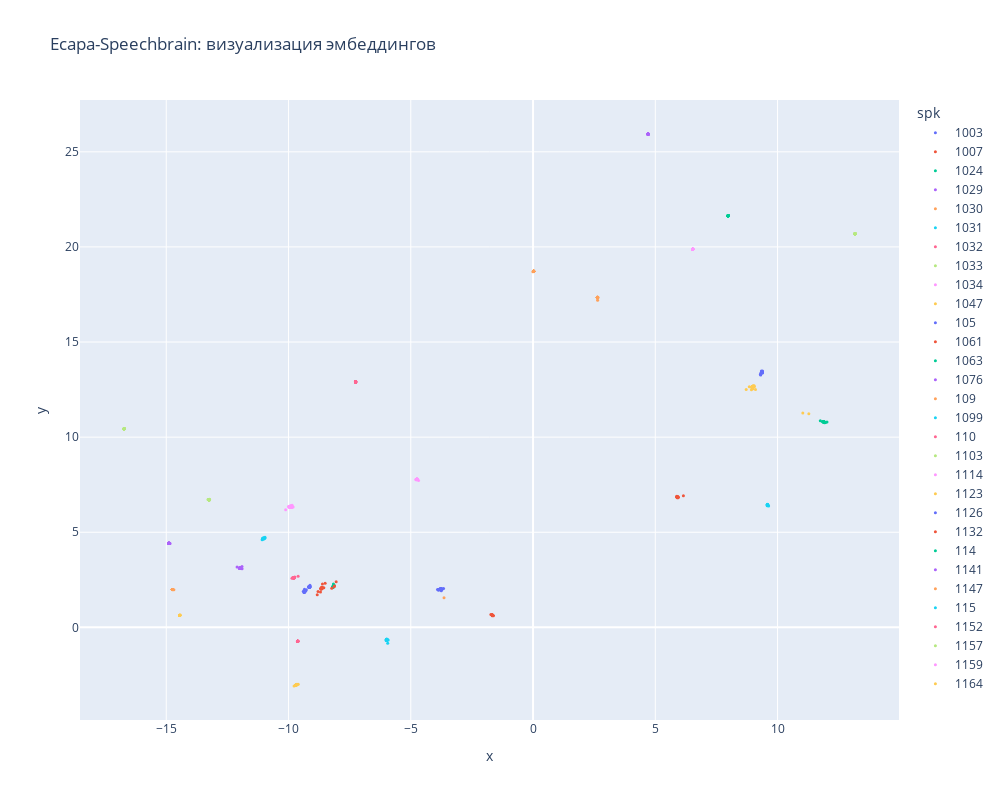

Write notebook code for a chart like this one.
### Markdown cell above
## 5. EcapaTDNN-SpeechBrain

### Code cell
ecapa_emb_path = "embeddings/voxtube-ecapa-embeddings.json"

ecapa_result: Analysis = analyze(ecapa_emb_path, model_name="Ecapa-Speechbrain")

### Figure 1 — Plotly figure (JSON) as saved in the notebook; plotly's stock layout.template omitted (floating-point values rounded to 4 significant figures)
{"data": [{"customdata": [["1003"], ["1003"], ["1003"], ["1003"], ["1003"], ["1003"], ["1003"], ["1003"], ["1003"], ["1003"], ["1003"], ["1003"], ["1003"], ["1003"], ["1003"], ["1003"], ["1003"], ["1003"], ["1003"], ["1003"], ["1003"], ["1003"], ["1003"], ["1003"], ["1003"]], "hovertemplate": "spk=%{customdata[0]}<extra></extra>", "legendgroup": "1003", "marker": {"color": "#636efa", "size": 3, "symbol": "circle"}, "mode": "markers", "name": "1003", "orientation": "v", "showlegend": true, "type": "scatter", "x": [9.363, 9.354, 9.367, 9.384, 9.354, 9.365, 9.366, 9.362, 9.373, 9.361, 9.374, 9.376, 9.379, 9.357, 9.37, 9.338, 9.354, 9.347, 9.351, 9.311, 9.327, 9.296, 9.351, 9.359, 9.314], "xaxis": "x", "y": [13.41, 13.39, 13.42, 13.48, 13.39, 13.42, 13.43, 13.41, 13.44, 13.42, 13.42, 13.37, 13.39, 13.4, 13.45, 13.47, 13.41, 13.4, 13.38, 13.27, 13.38, 13.3, 13.42, 13.41, 13.35], "yaxis": "y"}, {"customdata": [["1007"], ["1007"], ["1007"], ["1007"], ["1007"], ["1007"], ["1007"], ["1007"], ["1007"], ["1007"], ["1007"], ["1007"], ["1007"], ["1007"], ["1007"], ["1007"], ["1007"], ["1007"], ["1007"], ["1007"], ["1007"], ["1007"], ["1007"], ["1007"], ["1007"]], "hovertemplate": "spk=%{customdata[0]}<extra></extra>", "legendgroup": "1007", "marker": {"color": "#EF553B", "size": 3, "symbol": "circle"}, "mode": "markers", "name": "1007", "orientation": "v", "showlegend": true, "type": "scatter", "x": [-1.657, -1.665, -1.649, -1.656, -1.658, -1.661, -1.648, -1.645, -1.65, -1.668, -1.669, -1.669, -1.668, -1.695, -1.645, -1.654, -1.648, -1.626, -1.645, -1.726, -1.673, -1.644, -1.66, -1.654, -1.643], "xaxis": "x", "y": [0.623, 0.6436, 0.628, 0.6364, 0.6362, 0.6383, 0.6277, 0.6229, 0.6283, 0.64, 0.6129, 0.6457, 0.6381, 0.6647, 0.624, 0.632, 0.6279, 0.6057, 0.6242, 0.6751, 0.6623, 0.619, 0.6481, 0.633, 0.6214], "yaxis": "y"}, {"customdata": [["1024"], ["1024"], ["1024"], ["1024"], ["1024"], ["1024"], ["1024"], ["1024"], ["1024"], ["1024"], ["1024"], ["1024"], ["1024"], ["1024"], ["1024"], ["1024"], ["1024"], ["1024"], ["1024"], ["1024"], ["1024"], ["1024"], ["1024"], ["1024"], ["1024"]], "hovertemplate": "spk=%{customdata[0]}<extra></extra>", "legendgroup": "1024", "marker": {"color": "#00cc96", "size": 3, "symbol": "circle"}, "mode": "markers", "name": "1024", "orientation": "v", "showlegend": true, "type": "scatter", "x": [-8.157, -8.173, -8.132, -8.165, -8.17, -8.174, -8.179, -8.172, -8.163, -8.173, -8.165, -8.186, -8.164, -8.16, -8.157, -8.172, -8.194, -8.17, -8.193, -8.173, -8.173, -8.174, -8.176, -8.164, -8.158], "xaxis": "x", "y": [2.148, 2.141, 2.212, 2.148, 2.14, 2.142, 2.134, 2.12, 2.124, 2.143, 2.15, 2.139, 2.276, 2.166, 2.147, 2.139, 2.109, 2.186, 2.139, 2.153, 2.133, 2.152, 2.13, 2.138, 2.2], "yaxis": "y"}, {"customdata": [["1029"], ["1029"], ["1029"], ["1029"], ["1029"], ["1029"], ["1029"], ["1029"], ["1029"], ["1029"], ["1029"], ["1029"], ["1029"], ["1029"], ["1029"], ["1029"], ["1029"], ["1029"], ["1029"], ["1029"], ["1029"], ["1029"], ["1029"], ["1029"], ["1029"]], "hovertemplate": "spk=%{customdata[0]}<extra></extra>", "legendgroup": "1029", "marker": {"color": "#ab63fa", "size": 3, "symbol": "circle"}, "mode": "markers", "name": "1029", "orientation": "v", "showlegend": true, "type": "scatter", "x": [-11.96, -11.98, -11.99, -11.99, -11.98, -11.98, -11.98, -11.96, -12.01, -11.97, -11.97, -11.97, -11.98, -11.97, -11.99, -12.01, -12.11, -11.99, -11.9, -11.99, -11.99, -11.95, -11.98, -11.98, -11.9], "xaxis": "x", "y": [3.107, 3.107, 3.11, 3.109, 3.112, 3.099, 3.1, 3.125, 3.105, 3.098, 3.132, 3.091, 3.103, 3.101, 3.108, 3.148, 3.179, 3.107, 3.076, 3.106, 3.113, 3.126, 3.115, 3.113, 3.206], "yaxis": "y"}, {"customdata": [["1030"], ["1030"], ["1030"], ["1030"], ["1030"], ["1030"], ["1030"], ["1030"], ["1030"], ["1030"], ["1030"], ["1030"], ["1030"], ["1030"], ["1030"], ["1030"], ["1030"], ["1030"], ["1030"], ["1030"], ["1030"], ["1030"], ["1030"], ["1030"], ["1030"]], "hovertemplate": "spk=%{customdata[0]}<extra></extra>", "legendgroup": "1030", "marker": {"color": "#FFA15A", "size": 3, "symbol": "circle"}, "mode": "markers", "name": "1030", "orientation": "v", "showlegend": true, "type": "scatter", "x": [-14.75, -14.75, -14.75, -14.75, -14.75, -14.75, -14.75, -14.75, -14.75, -14.75, -14.74, -14.75, -14.74, -14.75, -14.75, -14.75, -14.75, -14.75, -14.75, -14.75, -14.75, -14.75, -14.74, -14.69, -3.641], "xaxis": "x", "y": [1.987, 1.987, 1.986, 1.987, 1.986, 1.986, 1.987, 1.987, 1.987, 1.986, 1.983, 1.986, 1.985, 1.987, 1.985, 1.988, 1.987, 1.986, 1.986, 1.986, 1.986, 1.985, 1.985, 1.976, 1.552], "yaxis": "y"}, {"customdata": [["1031"], ["1031"], ["1031"], ["1031"], ["1031"], ["1031"], ["1031"], ["1031"], ["1031"], ["1031"], ["1031"], ["1031"], ["1031"], ["1031"], ["1031"], ["1031"], ["1031"], ["1031"], ["1031"], ["1031"], ["1031"], ["1031"], ["1031"], ["1031"], ["1031"]], "hovertemplate": "spk=%{customdata[0]}<extra></extra>", "legendgroup": "1031", "marker": {"color": "#19d3f3", "size": 3, "symbol": "circle"}, "mode": "markers", "name": "1031", "orientation": "v", "showlegend": true, "type": "scatter", "x": [-5.974, -5.992, -5.99, -5.982, -5.976, -5.974, -5.979, -5.991, -5.96, -5.987, -5.982, -5.977, -5.989, -5.97, -5.988, -5.924, -5.998, -5.979, -5.97, -5.98, -5.986, -5.944, -6.018, -5.982, -5.995], "xaxis": "x", "y": [-0.6439, -0.6438, -0.6447, -0.6144, -0.6422, -0.6529, -0.6517, -0.6713, -0.6526, -0.6421, -0.6627, -0.6678, -0.661, -0.645, -0.6521, -0.6641, -0.6598, -0.673, -0.6615, -0.6937, -0.6868, -0.84, -0.6691, -0.6849, -0.6241], "yaxis": "y"}, {"customdata": [["1032"], ["1032"], ["1032"], ["1032"], ["1032"], ["1032"], ["1032"], ["1032"], ["1032"], ["1032"], ["1032"], ["1032"], ["1032"], ["1032"], ["1032"], ["1032"], ["1032"], ["1032"], ["1032"], ["1032"], ["1032"], ["1032"], ["1032"], ["1032"], ["1032"]], "hovertemplate": "spk=%{customdata[0]}<extra></extra>", "legendgroup": "1032", "marker": {"color": "#FF6692", "size": 3, "symbol": "circle"}, "mode": "markers", "name": "1032", "orientation": "v", "showlegend": true, "type": "scatter", "x": [-7.259, -7.258, -7.257, -7.267, -7.255, -7.258, -7.257, -7.261, -7.258, -7.258, -7.259, -7.259, -7.257, -7.258, -7.258, -7.25, -7.257, -7.259, -7.257, -7.257, -7.255, -7.256, -7.256, -7.255, -7.253], "xaxis": "x", "y": [12.91, 12.92, 12.91, 12.91, 12.88, 12.9, 12.91, 12.91, 12.92, 12.91, 12.9, 12.92, 12.91, 12.91, 12.91, 12.88, 12.91, 12.91, 12.91, 12.91, 12.9, 12.91, 12.91, 12.9, 12.89], "yaxis": "y"}, {"customdata": [["1033"], ["1033"], ["1033"], ["1033"], ["1033"], ["1033"], ["1033"], ["1033"], ["1033"], ["1033"], ["1033"], ["1033"], ["1033"], ["1033"], ["1033"], ["1033"], ["1033"], ["1033"], ["1033"], ["1033"], ["1033"], ["1033"], ["1033"], ["1033"], ["1033"]], "hovertemplate": "spk=%{customdata[0]}<extra></extra>", "legendgroup": "1033", "marker": {"color": "#B6E880", "size": 3, "symbol": "circle"}, "mode": "markers", "name": "1033", "orientation": "v", "showlegend": true, "type": "scatter", "x": [13.17, 13.17, 13.17, 13.17, 13.17, 13.17, 13.17, 13.17, 13.17, 13.17, 13.17, 13.17, 13.17, 13.17, 13.17, 13.17, 13.17, 13.17, 13.17, 13.17, 13.17, 13.17, 13.17, 13.17, 13.17], "xaxis": "x", "y": [20.69, 20.69, 20.69, 20.69, 20.69, 20.69, 20.69, 20.69, 20.69, 20.69, 20.69, 20.69, 20.69, 20.69, 20.69, 20.69, 20.69, 20.69, 20.69, 20.69, 20.69, 20.69, 20.69, 20.69, 20.69], "yaxis": "y"}, {"customdata": [["1034"], ["1034"], ["1034"], ["1034"], ["1034"], ["1034"], ["1034"], ["1034"], ["1034"], ["1034"], ["1034"], ["1034"], ["1034"], ["1034"], ["1034"], ["1034"], ["1034"], ["1034"], ["1034"], ["1034"], ["1034"], ["1034"], ["1034"], ["1034"], ["1034"]], "hovertemplate": "spk=%{customdata[0]}<extra></extra>", "legendgroup": "1034", "marker": {"color": "#FF97FF", "size": 3, "symbol": "circle"}, "mode": "markers", "name": "1034", "orientation": "v", "showlegend": true, "type": "scatter", "x": [-9.963, -9.923, -9.917, -9.921, -9.944, -9.889, -10.0, -9.92, -9.921, -9.881, -9.885, -9.896, -9.891, -9.896, -9.891, -9.897, -9.854, -9.879, -9.921, -9.961, -9.812, -9.93, -9.982, -9.859, -10.12], "xaxis": "x", "y": [6.307, 6.353, 6.342, 6.336, 6.369, 6.337, 6.356, 6.399, 6.348, 6.328, 6.359, 6.351, 6.31, 6.337, 6.384, 6.341, 6.423, 6.364, 6.341, 6.313, 6.328, 6.365, 6.337, 6.302, 6.178], "yaxis": "y"}, {"customdata": [["1047"], ["1047"], ["1047"], ["1047"], ["1047"], ["1047"], ["1047"], ["1047"], ["1047"], ["1047"], ["1047"], ["1047"], ["1047"], ["1047"], ["1047"], ["1047"], ["1047"], ["1047"], ["1047"], ["1047"], ["1047"], ["1047"], ["1047"], ["1047"], ["1047"]], "hovertemplate": "spk=%{customdata[0]}<extra></extra>", "legendgroup": "1047", "marker": {"color": "#FECB52", "size": 3, "symbol": "circle"}, "mode": "markers", "name": "1047", "orientation": "v", "showlegend": true, "type": "scatter", "x": [-14.45, -14.45, -14.46, -14.46, -14.46, -14.46, -14.46, -14.46, -14.46, -14.46, -14.46, -14.45, -14.46, -14.46, -14.46, -14.46, -14.46, -14.46, -14.46, -14.46, -14.46, -14.42, -14.46, -14.46, -14.46], "xaxis": "x", "y": [0.6317, 0.6293, 0.6289, 0.6287, 0.6288, 0.6291, 0.6293, 0.6284, 0.6293, 0.6288, 0.6286, 0.6438, 0.6292, 0.629, 0.6292, 0.6291, 0.6286, 0.631, 0.6292, 0.6291, 0.6294, 0.6542, 0.6293, 0.6275, 0.6254], "yaxis": "y"}, {"customdata": [["105"], ["105"], ["105"], ["105"], ["105"], ["105"], ["105"], ["105"], ["105"], ["105"], ["105"], ["105"], ["105"], ["105"], ["105"], ["105"], ["105"], ["105"], ["105"], ["105"], ["105"], ["105"], ["105"], ["105"], ["105"]], "hovertemplate": "spk=%{customdata[0]}<extra></extra>", "legendgroup": "105", "marker": {"color": "#636efa", "size": 3, "symbol": "circle"}, "mode": "markers", "name": "105", "orientation": "v", "showlegend": true, "type": "scatter", "x": [-3.874, -3.795, -3.839, -3.792, -3.821, -3.843, -3.866, -3.752, -3.793, -3.795, -3.808, -3.709, -3.801, -3.77, -3.727, -3.741, -3.66, -3.793, -3.754, -3.746, -3.758, -3.733, -3.774, -3.909, -3.777], "xaxis": "x", "y": [1.992, 1.982, 2.008, 2.01, 1.984, 1.987, 1.955, 1.927, 1.984, 2.046, 1.992, 2.022, 2.001, 2.026, 1.999, 2.018, 2.047, 1.993, 2.004, 2.006, 2.044, 2.022, 2.0, 1.985, 2.038], "yaxis": "y"}, {"customdata": [["1061"], ["1061"], ["1061"], ["1061"], ["1061"], ["1061"], ["1061"], ["1061"], ["1061"], ["1061"], ["1061"], ["1061"], ["1061"], ["1061"], ["1061"], ["1061"], ["1061"], ["1061"], ["1061"], ["1061"], ["1061"], ["1061"], ["1061"], ["1061"], ["1061"]], "hovertemplate": "spk=%{customdata[0]}<extra></extra>", "legendgroup": "1061", "marker": {"color": "#EF553B", "size": 3, "symbol": "circle"}, "mode": "markers", "name": "1061", "orientation": "v", "showlegend": true, "type": "scatter", "x": [-8.665, -8.623, -8.122, -8.793, -8.557, -8.502, -8.13, -8.052, -8.232, -8.694, -8.616, -8.637, -8.646, -8.675, -8.684, -8.612, -8.658, -8.663, -8.644, -8.637, -8.659, -8.656, -8.613, -8.646, -8.826], "xaxis": "x", "y": [1.999, 2.043, 2.181, 1.885, 2.088, 2.322, 2.154, 2.396, 2.058, 1.86, 2.079, 2.06, 2.086, 2.054, 2.039, 2.091, 2.024, 2.061, 2.064, 2.087, 2.029, 2.061, 2.285, 2.103, 1.718], "yaxis": "y"}, {"customdata": [["1063"], ["1063"], ["1063"], ["1063"], ["1063"], ["1063"], ["1063"], ["1063"], ["1063"], ["1063"], ["1063"], ["1063"], ["1063"], ["1063"], ["1063"], ["1063"], ["1063"], ["1063"], ["1063"], ["1063"], ["1063"], ["1063"], ["1063"], ["1063"], ["1063"]], "hovertemplate": "spk=%{customdata[0]}<extra></extra>", "legendgroup": "1063", "marker": {"color": "#00cc96", "size": 3, "symbol": "circle"}, "mode": "markers", "name": "1063", "orientation": "v", "showlegend": true, "type": "scatter", "x": [11.87, 11.9, 11.89, 11.75, 11.87, 11.92, 11.93, 11.89, 11.86, 11.93, 11.88, 11.83, 11.89, 11.91, 12.02, 11.9, 11.89, 11.91, 11.91, 11.93, 11.94, 11.93, 11.94, 11.94, 11.95], "xaxis": "x", "y": [10.81, 10.79, 10.8, 10.86, 10.81, 10.79, 10.76, 10.8, 10.79, 10.77, 10.8, 10.82, 10.8, 10.78, 10.79, 10.79, 10.8, 10.79, 10.79, 10.79, 10.78, 10.78, 10.77, 10.79, 10.77], "yaxis": "y"}, {"customdata": [["1076"], ["1076"], ["1076"], ["1076"], ["1076"], ["1076"], ["1076"], ["1076"], ["1076"], ["1076"], ["1076"], ["1076"], ["1076"], ["1076"], ["1076"], ["1076"], ["1076"], ["1076"], ["1076"], ["1076"], ["1076"], ["1076"], ["1076"], ["1076"], ["1076"]], "hovertemplate": "spk=%{customdata[0]}<extra></extra>", "legendgroup": "1076", "marker": {"color": "#ab63fa", "size": 3, "symbol": "circle"}, "mode": "markers", "name": "1076", "orientation": "v", "showlegend": true, "type": "scatter", "x": [-14.88, -14.89, -14.89, -14.89, -14.89, -14.89, -14.89, -14.89, -14.89, -14.89, -14.89, -14.89, -14.89, -14.89, -14.84, -14.89, -14.89, -14.88, -14.89, -14.89, -14.88, -14.89, -14.89, -14.89, -14.89], "xaxis": "x", "y": [4.425, 4.428, 4.428, 4.426, 4.428, 4.427, 4.428, 4.428, 4.428, 4.428, 4.428, 4.428, 4.428, 4.428, 4.406, 4.427, 4.427, 4.424, 4.427, 4.428, 4.431, 4.428, 4.426, 4.427, 4.427], "yaxis": "y"}, {"customdata": [["109"], ["109"], ["109"], ["109"], ["109"], ["109"], ["109"], ["109"], ["109"], ["109"], ["109"], ["109"], ["109"], ["109"], ["109"], ["109"], ["109"], ["109"], ["109"], ["109"], ["109"], ["109"], ["109"], ["109"], ["109"]], "hovertemplate": "spk=%{customdata[0]}<extra></extra>", "legendgroup": "109", "marker": {"color": "#FFA15A", "size": 3, "symbol": "circle"}, "mode": "markers", "name": "109", "orientation": "v", "showlegend": true, "type": "scatter", "x": [2.634, 2.634, 2.634, 2.634, 2.633, 2.633, 2.634, 2.634, 2.634, 2.635, 2.64, 2.634, 2.634, 2.634, 2.634, 2.635, 2.634, 2.635, 2.631, 2.632, 2.632, 2.633, 2.659, 2.636, 2.636], "xaxis": "x", "y": [17.35, 17.34, 17.34, 17.34, 17.34, 17.34, 17.34, 17.34, 17.31, 17.31, 17.19, 17.35, 17.34, 17.35, 17.35, 17.35, 17.35, 17.35, 17.34, 17.33, 17.36, 17.36, 17.34, 17.36, 17.35], "yaxis": "y"}, {"customdata": [["1099"], ["1099"], ["1099"], ["1099"], ["1099"], ["1099"], ["1099"], ["1099"], ["1099"], ["1099"], ["1099"], ["1099"], ["1099"], ["1099"], ["1099"], ["1099"], ["1099"], ["1099"], ["1099"], ["1099"], ["1099"], ["1099"], ["1099"], ["1099"], ["1099"]], "hovertemplate": "spk=%{customdata[0]}<extra></extra>", "legendgroup": "1099", "marker": {"color": "#19d3f3", "size": 3, "symbol": "circle"}, "mode": "markers", "name": "1099", "orientation": "v", "showlegend": true, "type": "scatter", "x": [-11.08, -11.03, -11.04, -11.05, -11.03, -11.03, -11.04, -11.03, -11.03, -11.04, -11.02, -11.07, -11.01, -11.01, -10.97, -11.0, -11.03, -10.96, -11.03, -11.01, -11.01, -11.03, -11.04, -11.01, -11.04], "xaxis": "x", "y": [4.61, 4.679, 4.681, 4.694, 4.677, 4.678, 4.668, 4.68, 4.675, 4.67, 4.677, 4.655, 4.687, 4.663, 4.69, 4.677, 4.685, 4.738, 4.648, 4.684, 4.661, 4.689, 4.686, 4.665, 4.677], "yaxis": "y"}, {"customdata": [["110"], ["110"], ["110"], ["110"], ["110"], ["110"], ["110"], ["110"], ["110"], ["110"], ["110"], ["110"], ["110"], ["110"], ["110"], ["110"], ["110"], ["110"], ["110"], ["110"], ["110"], ["110"], ["110"], ["110"], ["110"]], "hovertemplate": "spk=%{customdata[0]}<extra></extra>", "legendgroup": "110", "marker": {"color": "#FF6692", "size": 3, "symbol": "circle"}, "mode": "markers", "name": "110", "orientation": "v", "showlegend": true, "type": "scatter", "x": [-9.777, -9.79, -9.769, -9.778, -9.786, -9.776, -9.752, -9.805, -9.782, -9.784, -9.808, -9.775, -9.787, -9.783, -9.759, -9.858, -9.772, -9.609, -9.791, -9.745, -9.766, -9.769, -9.772, -9.781, -9.836], "xaxis": "x", "y": [2.609, 2.6, 2.609, 2.609, 2.602, 2.607, 2.628, 2.602, 2.603, 2.607, 2.597, 2.615, 2.606, 2.607, 2.623, 2.586, 2.605, 2.684, 2.607, 2.647, 2.618, 2.609, 2.614, 2.61, 2.61], "yaxis": "y"}, {"customdata": [["1103"], ["1103"], ["1103"], ["1103"], ["1103"], ["1103"], ["1103"], ["1103"], ["1103"], ["1103"], ["1103"], ["1103"], ["1103"], ["1103"], ["1103"], ["1103"], ["1103"], ["1103"], ["1103"], ["1103"], ["1103"], ["1103"], ["1103"], ["1103"], ["1103"]], "hovertemplate": "spk=%{customdata[0]}<extra></extra>", "legendgroup": "1103", "marker": {"color": "#B6E880", "size": 3, "symbol": "circle"}, "mode": "markers", "name": "1103", "orientation": "v", "showlegend": true, "type": "scatter", "x": [-16.72, -16.72, -16.72, -16.72, -16.72, -16.72, -16.73, -16.72, -16.72, -16.72, -16.72, -16.72, -16.72, -16.72, -16.72, -16.72, -16.72, -16.72, -16.72, -16.72, -16.72, -16.72, -16.72, -16.72, -16.72], "xaxis": "x", "y": [10.44, 10.44, 10.44, 10.44, 10.44, 10.44, 10.45, 10.44, 10.44, 10.44, 10.44, 10.44, 10.44, 10.44, 10.44, 10.44, 10.44, 10.44, 10.44, 10.44, 10.44, 10.44, 10.44, 10.44, 10.44], "yaxis": "y"}, {"customdata": [["1114"], ["1114"], ["1114"], ["1114"], ["1114"], ["1114"], ["1114"], ["1114"], ["1114"], ["1114"], ["1114"], ["1114"], ["1114"], ["1114"], ["1114"], ["1114"], ["1114"], ["1114"], ["1114"], ["1114"], ["1114"], ["1114"], ["1114"], ["1114"], ["1114"]], "hovertemplate": "spk=%{customdata[0]}<extra></extra>", "legendgroup": "1114", "marker": {"color": "#FF97FF", "size": 3, "symbol": "circle"}, "mode": "markers", "name": "1114", "orientation": "v", "showlegend": true, "type": "scatter", "x": [6.529, 6.532, 6.532, 6.538, 6.532, 6.533, 6.532, 6.533, 6.533, 6.532, 6.532, 6.532, 6.532, 6.532, 6.532, 6.532, 6.529, 6.531, 6.531, 6.531, 6.527, 6.531, 6.53, 6.529, 6.531], "xaxis": "x", "y": [19.88, 19.88, 19.88, 19.89, 19.88, 19.88, 19.88, 19.88, 19.88, 19.88, 19.88, 19.88, 19.88, 19.88, 19.88, 19.88, 19.88, 19.88, 19.88, 19.88, 19.88, 19.88, 19.88, 19.88, 19.88], "yaxis": "y"}, {"customdata": [["1123"], ["1123"], ["1123"], ["1123"], ["1123"], ["1123"], ["1123"], ["1123"], ["1123"], ["1123"], ["1123"], ["1123"], ["1123"], ["1123"], ["1123"], ["1123"], ["1123"], ["1123"], ["1123"], ["1123"], ["1123"], ["1123"], ["1123"], ["1123"], ["1123"]], "hovertemplate": "spk=%{customdata[0]}<extra></extra>", "legendgroup": "1123", "marker": {"color": "#FECB52", "size": 3, "symbol": "circle"}, "mode": "markers", "name": "1123", "orientation": "v", "showlegend": true, "type": "scatter", "x": [8.931, 8.844, 8.717, 8.969, 8.934, 9.042, 8.957, 8.977, 8.982, 8.978, 8.959, 8.984, 8.968, 9.046, 9.018, 8.965, 8.979, 8.993, 9.023, 8.978, 9.008, 9.031, 11.28, 9.097, 11.03], "xaxis": "x", "y": [12.49, 12.65, 12.5, 12.65, 12.64, 12.7, 12.59, 12.66, 12.59, 12.66, 12.61, 12.67, 12.67, 12.65, 12.66, 12.65, 12.63, 12.55, 12.66, 12.67, 12.7, 12.67, 11.24, 12.51, 11.27], "yaxis": "y"}, {"customdata": [["1126"], ["1126"], ["1126"], ["1126"], ["1126"], ["1126"], ["1126"], ["1126"], ["1126"], ["1126"], ["1126"], ["1126"], ["1126"], ["1126"], ["1126"], ["1126"], ["1126"], ["1126"], ["1126"], ["1126"], ["1126"], ["1126"], ["1126"], ["1126"], ["1126"]], "hovertemplate": "spk=%{customdata[0]}<extra></extra>", "legendgroup": "1126", "marker": {"color": "#636efa", "size": 3, "symbol": "circle"}, "mode": "markers", "name": "1126", "orientation": "v", "showlegend": true, "type": "scatter", "x": [-9.121, -9.135, -9.134, -9.141, -9.114, -9.163, -9.146, -9.141, -9.124, -9.13, -9.364, -9.347, -9.348, -9.394, -9.349, -9.363, -9.275, -9.29, -9.328, -9.31, -9.171, -9.176, -9.162, -9.164, -9.162], "xaxis": "x", "y": [2.137, 2.115, 2.126, 2.125, 2.138, 2.135, 2.099, 2.119, 2.217, 2.146, 1.836, 1.872, 1.851, 1.895, 2.003, 1.827, 1.98, 1.924, 1.877, 1.911, 2.115, 2.151, 2.128, 2.105, 2.113], "yaxis": "y"}, {"customdata": [["1132"], ["1132"], ["1132"], ["1132"], ["1132"], ["1132"], ["1132"], ["1132"], ["1132"], ["1132"], ["1132"], ["1132"], ["1132"], ["1132"], ["1132"], ["1132"], ["1132"], ["1132"], ["1132"], ["1132"], ["1132"], ["1132"], ["1132"], ["1132"], ["1132"]], "hovertemplate": "spk=%{customdata[0]}<extra></extra>", "legendgroup": "1132", "marker": {"color": "#EF553B", "size": 3, "symbol": "circle"}, "mode": "markers", "name": "1132", "orientation": "v", "showlegend": true, "type": "scatter", "x": [5.928, 6.148, 5.913, 5.92, 5.921, 5.916, 5.911, 5.907, 5.897, 5.912, 5.925, 5.918, 5.892, 5.916, 5.932, 5.911, 5.904, 5.912, 5.878, 5.871, 5.904, 5.916, 5.911, 5.882, 5.903], "xaxis": "x", "y": [6.866, 6.917, 6.839, 6.856, 6.851, 6.839, 6.84, 6.838, 6.815, 6.843, 6.839, 6.856, 6.834, 6.829, 6.813, 6.837, 6.833, 6.833, 6.873, 6.861, 6.834, 6.846, 6.834, 6.894, 6.834], "yaxis": "y"}, {"customdata": [["114"], ["114"], ["114"], ["114"], ["114"], ["114"], ["114"], ["114"], ["114"], ["114"], ["114"], ["114"], ["114"], ["114"], ["114"], ["114"], ["114"], ["114"], ["114"], ["114"], ["114"], ["114"], ["114"], ["114"], ["114"]], "hovertemplate": "spk=%{customdata[0]}<extra></extra>", "legendgroup": "114", "marker": {"color": "#00cc96", "size": 3, "symbol": "circle"}, "mode": "markers", "name": "114", "orientation": "v", "showlegend": true, "type": "scatter", "x": [7.978, 7.978, 7.979, 7.978, 7.98, 7.978, 7.979, 7.967, 7.978, 7.978, 7.978, 7.978, 7.978, 7.978, 7.976, 7.978, 7.978, 7.978, 7.977, 7.978, 7.978, 7.978, 7.977, 7.967, 7.977], "xaxis": "x", "y": [21.64, 21.64, 21.65, 21.65, 21.65, 21.65, 21.65, 21.63, 21.64, 21.64, 21.64, 21.65, 21.64, 21.64, 21.64, 21.64, 21.65, 21.65, 21.64, 21.64, 21.65, 21.65, 21.64, 21.64, 21.64], "yaxis": "y"}, {"customdata": [["1141"], ["1141"], ["1141"], ["1141"], ["1141"], ["1141"], ["1141"], ["1141"], ["1141"], ["1141"], ["1141"], ["1141"], ["1141"], ["1141"], ["1141"], ["1141"], ["1141"], ["1141"], ["1141"], ["1141"], ["1141"], ["1141"], ["1141"], ["1141"], ["1141"]], "hovertemplate": "spk=%{customdata[0]}<extra></extra>", "legendgroup": "1141", "marker": {"color": "#ab63fa", "size": 3, "symbol": "circle"}, "mode": "markers", "name": "1141", "orientation": "v", "showlegend": true, "type": "scatter", "x": [4.704, 4.704, 4.704, 4.704, 4.704, 4.704, 4.704, 4.704, 4.704, 4.704, 4.704, 4.704, 4.704, 4.704, 4.704, 4.704, 4.704, 4.704, 4.704, 4.704, 4.704, 4.704, 4.705, 4.704, 4.704], "xaxis": "x", "y": [25.93, 25.93, 25.93, 25.93, 25.93, 25.93, 25.93, 25.93, 25.93, 25.93, 25.93, 25.93, 25.93, 25.93, 25.93, 25.93, 25.93, 25.93, 25.93, 25.93, 25.93, 25.93, 25.94, 25.93, 25.93], "yaxis": "y"}, {"customdata": [["1147"], ["1147"], ["1147"], ["1147"], ["1147"], ["1147"], ["1147"], ["1147"], ["1147"], ["1147"], ["1147"], ["1147"], ["1147"], ["1147"], ["1147"], ["1147"], ["1147"], ["1147"], ["1147"], ["1147"], ["1147"], ["1147"], ["1147"], ["1147"], ["1147"]], "hovertemplate": "spk=%{customdata[0]}<extra></extra>", "legendgroup": "1147", "marker": {"color": "#FFA15A", "size": 3, "symbol": "circle"}, "mode": "markers", "name": "1147", "orientation": "v", "showlegend": true, "type": "scatter", "x": [0.01514, 0.02294, 0.02295, 0.02365, 0.02327, 0.02289, 0.02353, 0.02304, 0.02227, 0.03022, 0.02321, 0.02264, 0.03141, 0.02184, 0.02347, 0.01988, 0.02277, 0.02194, 0.02176, -0.00586, 0.0206, 0.02074, 0.02304, 0.02337, 0.0226], "xaxis": "x", "y": [18.72, 18.73, 18.72, 18.73, 18.73, 18.73, 18.73, 18.73, 18.73, 18.74, 18.73, 18.73, 18.74, 18.72, 18.73, 18.72, 18.73, 18.72, 18.72, 18.7, 18.72, 18.73, 18.73, 18.73, 18.73], "yaxis": "y"}, {"customdata": [["115"], ["115"], ["115"], ["115"], ["115"], ["115"], ["115"], ["115"], ["115"], ["115"], ["115"], ["115"], ["115"], ["115"], ["115"], ["115"], ["115"], ["115"], ["115"], ["115"], ["115"], ["115"], ["115"], ["115"], ["115"]], "hovertemplate": "spk=%{customdata[0]}<extra></extra>", "legendgroup": "115", "marker": {"color": "#19d3f3", "size": 3, "symbol": "circle"}, "mode": "markers", "name": "115", "orientation": "v", "showlegend": true, "type": "scatter", "x": [9.589, 9.584, 9.585, 9.588, 9.592, 9.566, 9.598, 9.59, 9.603, 9.6, 9.593, 9.596, 9.599, 9.599, 9.603, 9.591, 9.597, 9.586, 9.601, 9.597, 9.581, 9.601, 9.634, 9.596, 9.581], "xaxis": "x", "y": [6.437, 6.455, 6.45, 6.443, 6.426, 6.43, 6.416, 6.442, 6.413, 6.434, 6.449, 6.428, 6.415, 6.42, 6.409, 6.427, 6.427, 6.42, 6.414, 6.432, 6.399, 6.413, 6.375, 6.42, 6.475], "yaxis": "y"}, {"customdata": [["1152"], ["1152"], ["1152"], ["1152"], ["1152"], ["1152"], ["1152"], ["1152"], ["1152"], ["1152"], ["1152"], ["1152"], ["1152"], ["1152"], ["1152"], ["1152"], ["1152"], ["1152"], ["1152"], ["1152"], ["1152"], ["1152"], ["1152"], ["1152"], ["1152"]], "hovertemplate": "spk=%{customdata[0]}<extra></extra>", "legendgroup": "1152", "marker": {"color": "#FF6692", "size": 3, "symbol": "circle"}, "mode": "markers", "name": "1152", "orientation": "v", "showlegend": true, "type": "scatter", "x": [-9.629, -9.631, -9.628, -9.62, -9.63, -9.63, -9.63, -9.631, -9.631, -9.628, -9.629, -9.631, -9.632, -9.633, -9.635, -9.617, -9.628, -9.627, -9.618, -9.62, -9.613, -9.63, -9.631, -9.616, -9.629], "xaxis": "x", "y": [-0.7343, -0.7334, -0.7323, -0.7344, -0.7336, -0.7332, -0.7334, -0.7338, -0.7282, -0.7335, -0.7337, -0.7335, -0.7341, -0.7352, -0.7237, -0.729, -0.7325, -0.7282, -0.7263, -0.727, -0.7222, -0.7325, -0.732, -0.7197, -0.7327], "yaxis": "y"}, {"customdata": [["1157"], ["1157"], ["1157"], ["1157"], ["1157"], ["1157"], ["1157"], ["1157"], ["1157"], ["1157"], ["1157"], ["1157"], ["1157"], ["1157"], ["1157"], ["1157"], ["1157"], ["1157"], ["1157"], ["1157"], ["1157"], ["1157"], ["1157"], ["1157"], ["1157"]], "hovertemplate": "spk=%{customdata[0]}<extra></extra>", "legendgroup": "1157", "marker": {"color": "#B6E880", "size": 3, "symbol": "circle"}, "mode": "markers", "name": "1157", "orientation": "v", "showlegend": true, "type": "scatter", "x": [-13.26, -13.25, -13.25, -13.25, -13.25, -13.26, -13.23, -13.24, -13.26, -13.25, -13.25, -13.26, -13.26, -13.26, -13.26, -13.26, -13.26, -13.24, -13.26, -13.23, -13.26, -13.25, -13.29, -13.26, -13.26], "xaxis": "x", "y": [6.713, 6.71, 6.712, 6.711, 6.71, 6.71, 6.706, 6.702, 6.71, 6.71, 6.708, 6.71, 6.709, 6.71, 6.712, 6.711, 6.711, 6.705, 6.711, 6.739, 6.709, 6.708, 6.717, 6.713, 6.712], "yaxis": "y"}, {"customdata": [["1159"], ["1159"], ["1159"], ["1159"], ["1159"], ["1159"], ["1159"], ["1159"], ["1159"], ["1159"], ["1159"], ["1159"], ["1159"], ["1159"], ["1159"], ["1159"], ["1159"], ["1159"], ["1159"], ["1159"], ["1159"], ["1159"], ["1159"], ["1159"], ["1159"]], "hovertemplate": "spk=%{customdata[0]}<extra></extra>", "legendgroup": "1159", "marker": {"color": "#FF97FF", "size": 3, "symbol": "circle"}, "mode": "markers", "name": "1159", "orientation": "v", "showlegend": true, "type": "scatter", "x": [-4.779, -4.753, -4.759, -4.751, -4.767, -4.747, -4.749, -4.794, -4.759, -4.754, -4.749, -4.746, -4.754, -4.761, -4.751, -4.763, -4.757, -4.746, -4.683, -4.736, -4.746, -4.75, -4.748, -4.747, -4.743], "xaxis": "x", "y": [7.765, 7.786, 7.779, 7.784, 7.777, 7.786, 7.785, 7.772, 7.782, 7.79, 7.784, 7.786, 7.777, 7.767, 7.784, 7.764, 7.78, 7.787, 7.725, 7.79, 7.787, 7.788, 7.803, 7.79, 7.799], "yaxis": "y"}, {"customdata": [["1164"], ["1164"], ["1164"], ["1164"], ["1164"], ["1164"], ["1164"], ["1164"], ["1164"], ["1164"], ["1164"], ["1164"], ["1164"], ["1164"], ["1164"], ["1164"], ["1164"], ["1164"], ["1164"], ["1164"], ["1164"], ["1164"], ["1164"], ["1164"], ["1164"]], "hovertemplate": "spk=%{customdata[0]}<extra></extra>", "legendgroup": "1164", "marker": {"color": "#FECB52", "size": 3, "symbol": "circle"}, "mode": "markers", "name": "1164", "orientation": "v", "showlegend": true, "type": "scatter", "x": [-9.774, -9.67, -9.656, -9.678, -9.679, -9.641, -9.681, -9.681, -9.603, -9.669, -9.722, -9.684, -9.687, -9.696, -9.687, -9.713, -9.688, -9.683, -9.691, -9.663, -9.657, -9.66, -9.685, -9.685, -9.684], "xaxis": "x", "y": [-3.083, -3.01, -2.993, -3.017, -3.018, -3.003, -3.018, -3.014, -2.996, -3.009, -3.044, -3.017, -3.023, -3.023, -3.023, -3.043, -3.024, -3.027, -3.027, -2.999, -2.999, -3.002, -3.022, -3.023, -3.022], "yaxis": "y"}], "layout": {"height": 800, "legend": {"title": {"text": "spk"}, "tracegroupgap": 0}, "title": {"text": "Ecapa-Speechbrain: визуализация эмбеддингов"}, "width": 1000, "xaxis": {"anchor": "y", "domain": [0, 1], "title": {"text": "x"}}, "yaxis": {"anchor": "x", "domain": [0, 1], "title": {"text": "y"}}}}
